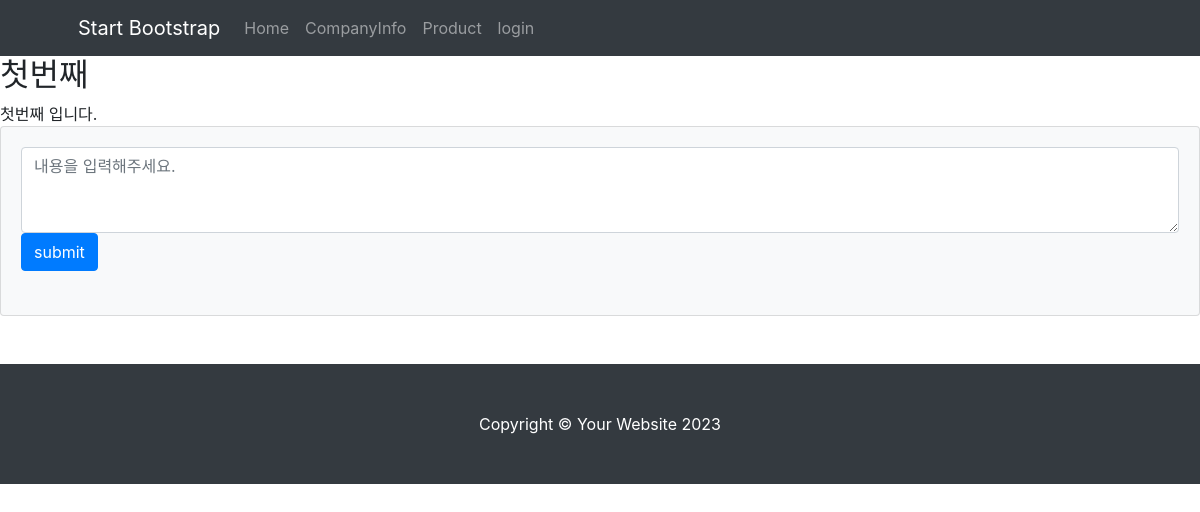
Before: /mysite/8/ with the older database file.
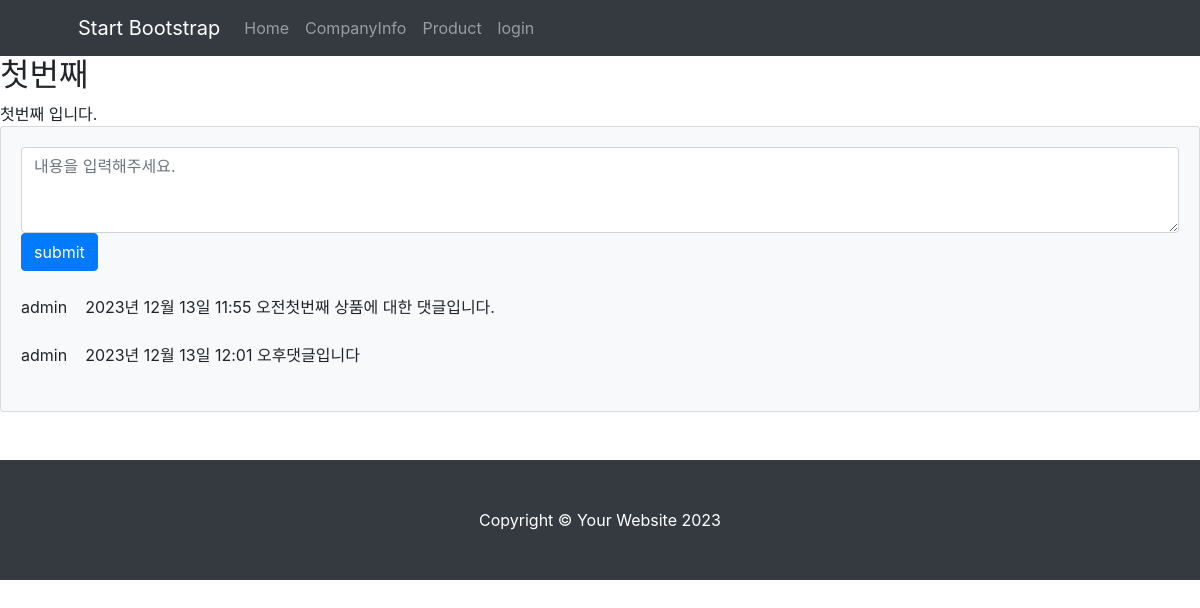
After: the same page with the newer database file.
### mysite/models.py (models this page shows)
class Comment(models.Model):
    author = models.ForeignKey(User, on_delete=models.CASCADE)
    content_list = models.ForeignKey(MainContent, on_delete=models.CASCADE)
    content = models.TextField()
    create_date = models.DateTimeField(auto_now_add=True)
    modify_date = models.DateTimeField(auto_now=True)

### mysite/views.py (the view)
# urls.py: path('<int:content_id>/', views.detail, name='detail'),
def detail(request, content_id):
    content_list = get_object_or_404(MainContent, pk=content_id)
    context = {'content_list': content_list}
    return render(request, 'mysite/content_detail.html', context)

### templates/mysite/content_detail.html (shortened to what this page needs)
{% extends 'pages/base.html' %}
{% block content %}
<h2>{{ content_list.title }}</h2>
<div>
    {{ content_list.content }}
</div>
<section class="mb-5">
    <div class="card bg-light">
        <div class="card-body">
            <form method="post" class="mb-4" action="{% url 'comment_create' content_list.id %}">
                <textarea id="content" name="content" class="form-control" rows="3" placeholder="내용을 입력해주세요."></textarea>
                <button type="submit" class="btn btn-primary">submit</button>
            </form>
            {% for comment in content_list.comment_set.all %}
            <div class="d-flex">
                <div class="d-flex">
                    <div class="fw-bold">{{ comment.author.username }} &nbsp&nbsp {{ comment.create_date }}
                    </div>
                    {{ comment.content }}
                </div>
            </div>
            <br/>
            {% endfor %}
        </div>
    </div>
</section>
{% endblock %}

Changed rows visible on the page:
added Comment: author.username "admin", create_date "2023년 12월 13일 11:55 오전", content "첫번째 상품에 대한 댓글입니다."
added Comment: author.username "admin", create_date "2023년 12월 13일 12:01 오후", content "댓글입니다"
